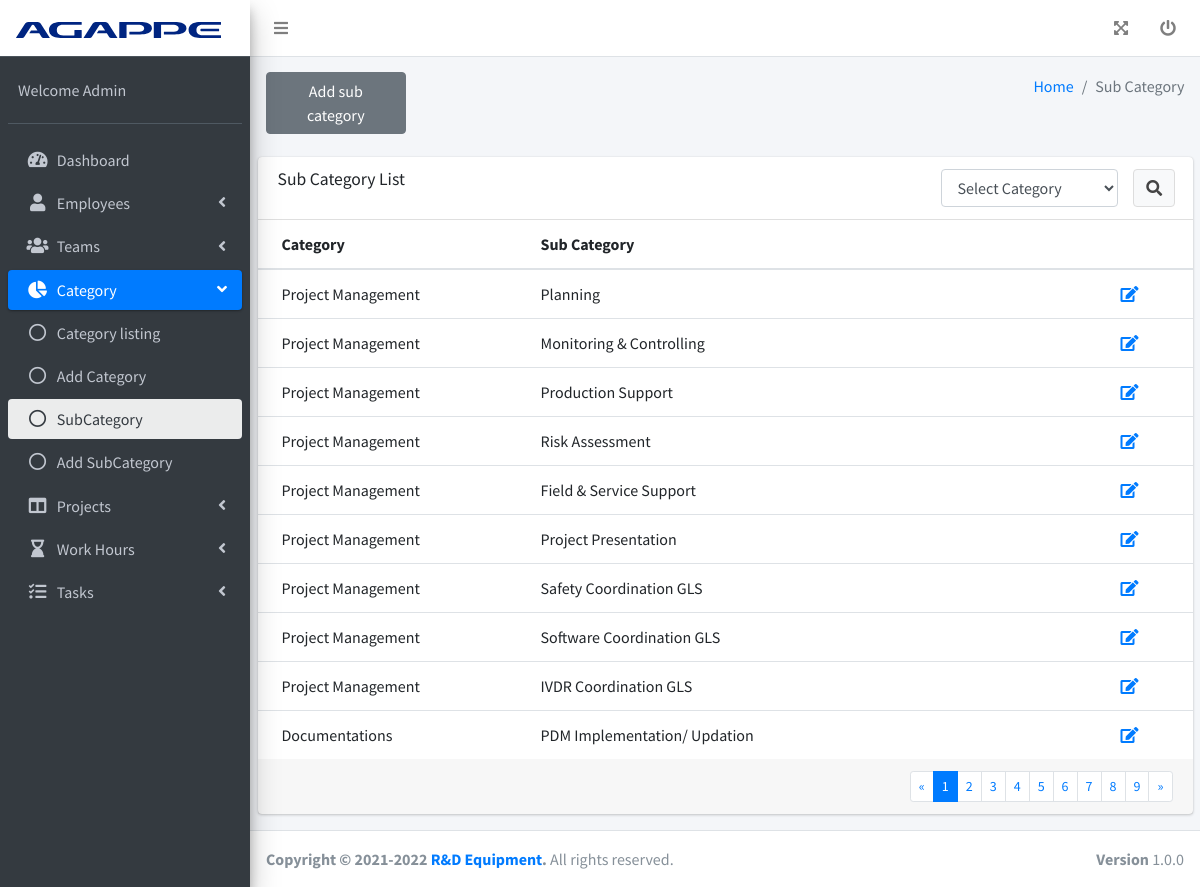
The app's page /tracker/subcategory (signed in) with its own data.
### tracker/models.py (models this page shows)
class User(AbstractUser):
    empcode = models.CharField(max_length=50)
    empmobile = models.CharField(max_length=50)
    is_projectmanager = models.BooleanField(default=False)
    usertype = models.IntegerField(default=False)

class TaskSubCategory(models.Model):
    CatId = models.ForeignKey(TaskCategory, on_delete=models.CASCADE)
    subcategory = models.CharField(max_length=50)
    class Meta:
        db_table = 'tasksubcategory'

class TaskCategory(models.Model):
    category = models.CharField(max_length=50)
    forpm = models.BooleanField(default=False,null=True)
    class Meta:
        db_table = 'taskcategory'

### tracker/views.py (the view)
# urls.py: path('subcategory', views.subcategory),
@login_required(login_url='loginpage')
def subcategory(request):
    staff = User.objects.get(id=request.session['userid'])
    categories = TaskCategory.objects.all()
    selectedcatid = 0
    if staff.usertype == 1:
        if request.method == 'POST':
            selectedcatid = int(request.POST.get('category'))
            rows = TaskSubCategory.objects.filter(CatId=TaskCategory.objects.get(id=selectedcatid)).order_by('CatId')
        else:
            if request.GET.get('catid'):
                if request.GET.get('catid') == 0:
                    selectedcatid = request.GET.get('catid')
                    rows = TaskSubCategory.objects.filter(CatId=TaskCategory.objects.get(id=request.GET.get('catid'))).order_by('CatId')
                else:
                    rows = TaskSubCategory.objects.all().order_by('CatId')
            else:
                rows = TaskSubCategory.objects.all().order_by('CatId')
        page = request.GET.get('page', 1)
        paginator = Paginator(rows, g_page_no)
        try:
            subcatg = paginator.page(page)
        except PageNotAnInteger:
            subcatg = paginator.page(1)
        except EmptyPage:
            subcatg = paginator.page(paginator.num_pages)
        return render(request,'subcategory.html',{'form':subcatg,'username':staff,'categories':categories, 'selectedcatid':selectedcatid})
    else:
        return render(request,'403.html',{'username':staff})

### tracker/templates/subcategory.html (shortened to what this page needs)
{% extends "base.html" %}
{% load static %}
{% block content %}
        <div class="content-wrapper">
          <div class="content-header">
            <div class="container-fluid">
              <div class="row mb-2">
                <div class="col-sm-2">
                  <a href="../tracker/addsubcategory" class="m-0"><button type="button" class="btn btn-block btn-secondary">Add sub category</button></a>
                </div>
                <div class="col-sm-10">
                  <ol class="breadcrumb float-sm-right">
                    <li class="breadcrumb-item"><a href="#">Home</a></li>
                    <li class="breadcrumb-item active">Sub Category</li>
                  </ol>
                </div>
              </div>
            </div>
          </div>
          <form method="POST" action="./subcategory">
          <div class="content">
            <div class="container-fluid">
              <div class="row">
                <div class="col-12">
                  <div class="card">
                    <div class="card-header">
                      <h3 class="card-title">Sub Category List</h3>
                      <div class="card-tools">
                        <div class="row">
                          <div class="col-9 text-right">
                            <select class="form-control" name="category">
                                <option value="0">Select Category</option>
                            </select>
                            </div>
                                <div class="col-1 text-left"><button type="submit" class="btn btn-default">
                                    <i class="fas fa-search"></i>
                                  </button>  </div>
                                </div>
                      </div>
                    </div>
                    <div class="card-body table-responsive p-0">
                      <table class="table table-hover text-nowrap">
                        <thead>
                          <tr>
                            <th>Category</th>
                            <th>Sub Category</th>
                            <th>&nbsp;</th>
                            <th>&nbsp;</th>
                            <th>&nbsp;</th>
                            <th>&nbsp;</th>
                            <th>&nbsp;</th>
                            <th>&nbsp;</th>
                          </tr>
                        </thead>
                        <tbody>
                          {% for eachval in form %}
                          <tr>
                              <td>{{ eachval.CatId.category}}</td>
                              <td>{{ eachval.subcategory}}</td>
                              <td></td>
                              <td></td>
                              <td></td>
                              <td></td>
                              <td></td>
                              <td><a id="{{eachval.id}}" class="btn-click-edit" name="Edit" value="Edit"><i class="fas fa-edit"></i></a></td>
                          </tr>
                          {% endfor %}
                        </tbody>
                      </table>
                    </div>
                    <div class="card-footer clearfix">
                        {% if form.has_other_pages %}
          <ul class="pagination pagination-sm m-0 float-right">
            {% if form.has_previous %}
              <li class="page-item"><a class="page-link" href="?page={{ form.previous_page_number }}&catid={{selectedcatid}}">&laquo;</a></li>
            {% else %}
              <li class="page-item"><span class="page-link">&laquo;</span></li>
            {% endif %}
            {% for i in form.paginator.page_range %}
              {% if form.number == i %}
                <li class="page-item active"><span class="page-link">{{ i }} <span class="sr-only">(current)</span></span></li>
              {% else %}
                <li class="page-item"><a class="page-link" href="?page={{ i }}&catid={{selectedcatid}}">{{ i }}</a></li>
              {% endif %}
            {% endfor %}
            {% if form.has_next %}
              <li class="page-item"><a class="page-link" href="?page={{ form.next_page_number }}&catid={{selectedcatid}}">&raquo;</a></li>
            {% else %}
              <li class="disabled"><span class="page-link">&raquo;</span></li>
            {% endif %}
          </ul>
        {% endif %}
                      </div>
                  </div>
                </div>
              </div>
            </div>
          </div>
        </form>
        </div>
{% endblock %}

### tracker/templates/base.html (shortened to what this page needs)
{% load static %}
<!DOCTYPE html>
<html lang="en">
<head>
  <link rel="stylesheet" href="{% static 'plugins/fontawesome-free/css/all.min.css' %}">
  <link rel="stylesheet" href="{% static 'dist/css/adminlte.min.css' %}">
  <link rel="stylesheet" href="https://code.ionicframework.com/ionicons/2.0.1/css/ionicons.min.css">
  <link rel="stylesheet" href="{% static 'plugins/daterangepicker/daterangepicker.css' %}">
  <link rel="stylesheet" href="{% static 'plugins/tempusdominus-bootstrap-4/css/tempusdominus-bootstrap-4.min.css' %}">
</head>
<body class="hold-transition sidebar-mini">
    <div class="wrapper">
        <nav class="main-header navbar navbar-expand navbar-white navbar-light">
          <ul class="navbar-nav">
            <li class="nav-item">
              <a class="nav-link" data-widget="pushmenu" href="#" role="button"><i class="fas fa-bars"></i></a>
            </li>
          </ul>
          <ul class="navbar-nav ml-auto">
            <li class="nav-item">
              <a class="nav-link" data-widget="fullscreen" href="#" role="button" title="Full screen">
                <i class="fas fa-expand-arrows-alt"></i>
              </a>
            </li>
            <li class="nav-item">
              <a class="nav-link" href="../../logout/" role="button" title="Log out here">
                <i class="fas fa-power-off"></i>
              </a>
            </li>
          </ul>
        </nav>
        <aside class="main-sidebar sidebar-dark-primary elevation-4">
          <a href="index3.html" class="brand-link logo-switch" style="background-color: white;">
            <img src="{% static 'dist/img/logo-9E1.svg' %}" alt="Agappe" class="brand-image-xl" style="left: 12px">
          </a>
          <div class="sidebar">
            <div class="user-panel mt-3 pb-3 mb-3 d-flex">
              <div class="info">
                <a href="#" class="d-block">Welcome {{username.first_name}}</a>
              </div>
            </div>
            <nav class="mt-2">
              <ul class="nav nav-pills nav-sidebar flex-column" data-widget="treeview" role="menu" data-accordion="true">
                {% if username.usertype == 1 %}
                <li class="nav-item">
                  <a href="../../tracker/admin" class="nav-link">
                    <i class="nav-icon fas fa-tachometer-alt"></i>
                    <p>
                      Dashboard
                    </p>
                  </a>
                </li>
               <li class="nav-item">
                  <a href="#" class="nav-link">
                    <i class="nav-icon fas fa-user"></i>
                    <p>
                      Employees
                      <i class="right fas fa-angle-left"></i>
                    </p>
                  </a>
                </li>
                <li class="nav-item">
                  <a href="#" class="nav-link">
                    <i class="nav-icon fas fa-users"></i>
                    <p>
                      Teams
                      <i class="right fas fa-angle-left"></i>
                    </p>
                  </a>
                </li>
                <li class="nav-item">
                  <a href="#" class="nav-link">
                    <i class="nav-icon fas fa-chart-pie"></i>
                    <p>
                      Category
                      <i class="right fas fa-angle-left"></i>
                    </p>
                  </a>
                  <ul class="nav nav-treeview">
                    <li class="nav-item">
                      <a href="../../tracker/category" class="nav-link">
                        <i class="far fa-circle nav-icon"></i>
                        <p>Category listing</p>
                      </a>
                    </li>
                    <li class="nav-item">
                      <a href="../../tracker/addcategory" class="nav-link">
                        <i class="far fa-circle nav-icon"></i>
                        <p>Add Category</p>
                      </a>
                    </li>
                    <li class="nav-item">
                      <a href="../../tracker/subcategory" class="nav-link">
                        <i class="far fa-circle nav-icon"></i>
                        <p>SubCategory</p>
                      </a>
                    </li>
                    <li class="nav-item">
                      <a href="../../tracker/addsubcategory" class="nav-link">
                        <i class="far fa-circle nav-icon"></i>
                        <p>Add SubCategory</p>
                      </a>
                    </li>
                  </ul>
                </li>
                <li class="nav-item">
                  <a href="#" class="nav-link">
                    <i class="nav-icon fas fa-columns"></i>
                    <p>
                      Projects
                      <i class="right fas fa-angle-left"></i>
                    </p>
                  </a>
                </li>
<li class="nav-item">
  <a href="#" class="nav-link">
    <i class="nav-icon fas fa-hourglass-end"></i>
    <p>
      Work Hours
      <i class="right fas fa-angle-left"></i>
    </p>
  </a>
</li>
<li class="nav-item">
  <a href="#" class="nav-link">
    <i class="nav-icon fas fa-tasks"></i>
    <p>
      Tasks
      <i class="right fas fa-angle-left"></i>
    </p>
  </a>
</li>
  {% endif %}
              </ul>
            </nav>
          </div>
        </aside>
        {% block content %}
        {% endblock %}
        <footer class="main-footer">
          <strong>Copyright &copy; 2021-2022 <a href="https://www.agappe.com/in/">R&D Equipment</a>.</strong>
          All rights reserved.
          <div class="float-right d-none d-sm-inline-block">
            <b>Version</b> 1.0.0
          </div>
        </footer>
      </div>
</body>
</html>

### records on screen
User: first_name "Admin"
TaskSubCategory: CatId.category "Project Management", subcategory "Planning"
TaskSubCategory: CatId.category "Project Management", subcategory "Monitoring & Controlling"
TaskSubCategory: CatId.category "Project Management", subcategory "Production Support"
TaskSubCategory: CatId.category "Project Management", subcategory "Risk Assessment"
TaskSubCategory: CatId.category "Project Management", subcategory "Field & Service Support"
TaskSubCategory: CatId.category "Project Management", subcategory "Project Presentation"
TaskSubCategory: CatId.category "Project Management", subcategory "Safety Coordination GLS"
TaskSubCategory: CatId.category "Project Management", subcategory "Software Coordination GLS"
TaskSubCategory: CatId.category "Project Management", subcategory "IVDR Coordination GLS"
TaskSubCategory: CatId.category "Documentations", subcategory "PDM Implementation/ Updation"

### other values on screen
{{ i }} "1"
{{ i }} "2" "3" "4" "5" "6" "7" "8" "9"
